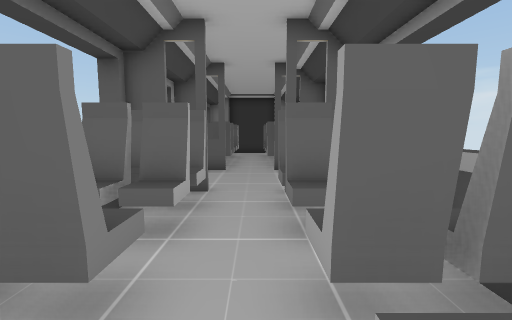
[1] (above)

18 first-person views from a walk through a scene from a Unity 3-D project. The camera is 1.5 m above the floor, tilts 6° down and sees 90° across. The floor is counted in squares, 1 m on a side. Each view is taken from the middle of a square. On the plan, view 1 faces up. The plan holds only what a view shows up to about 13 squares ahead; the rest is blank. The player is left out.

[2]
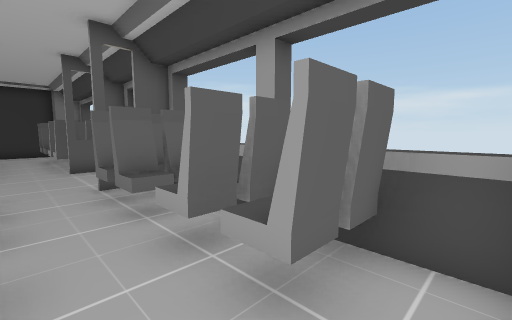

[3]
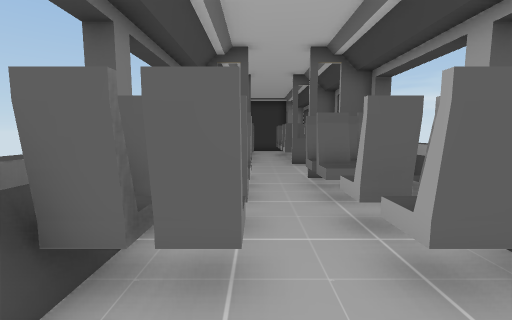

[4]
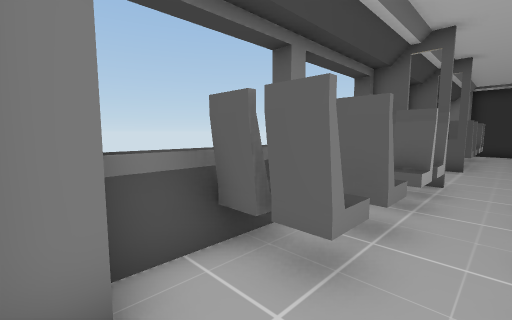

[5]
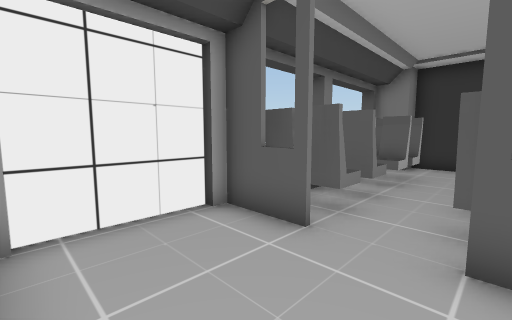

[6]
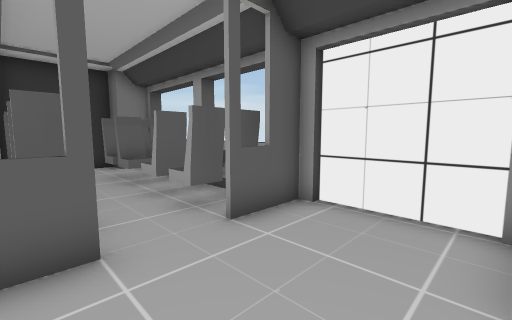

[7]
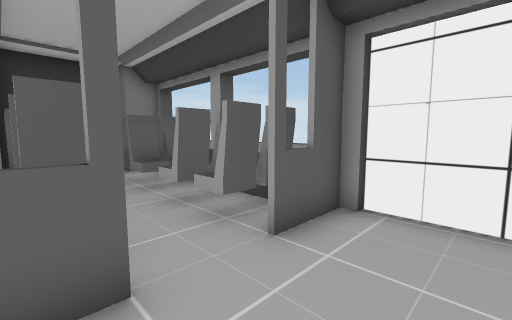

[8]
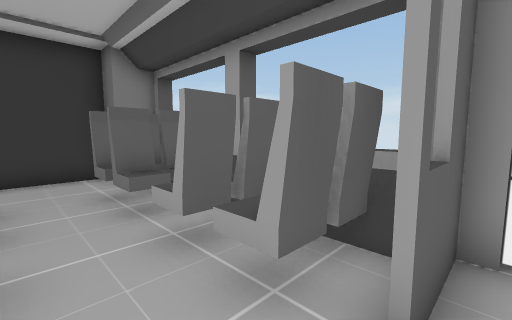

[9]
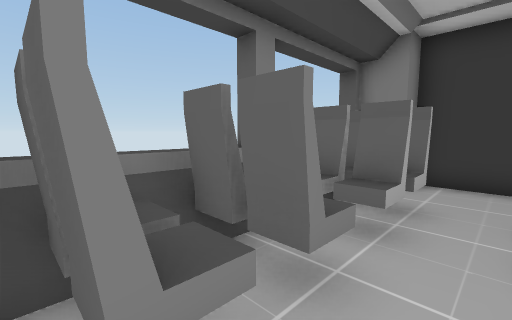

[10]
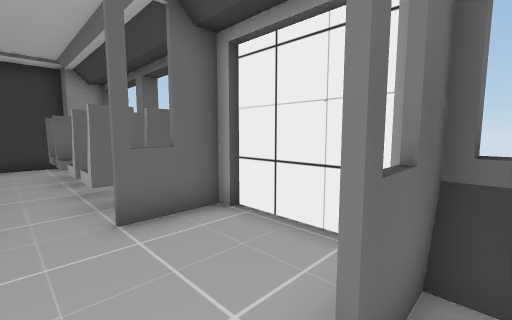

[11]
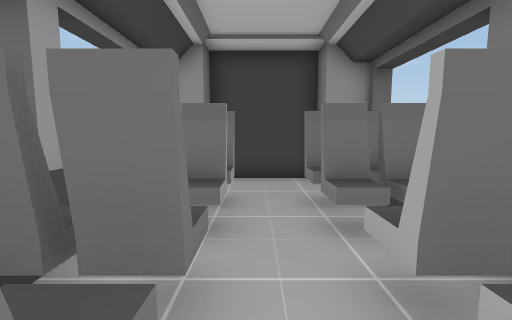

[12]
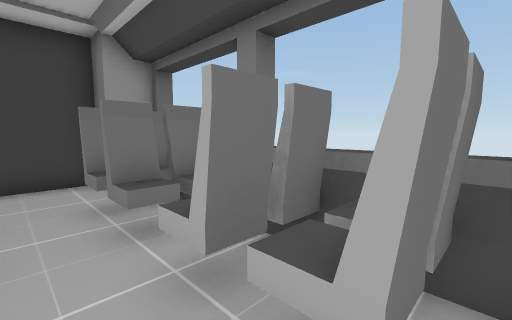

[13]
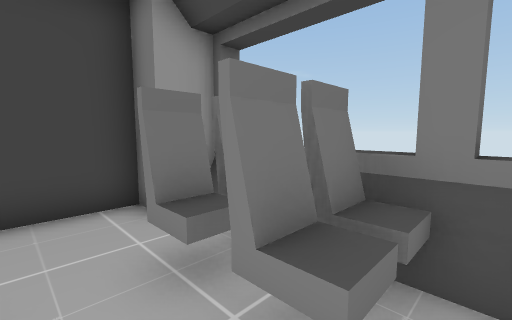

[14]
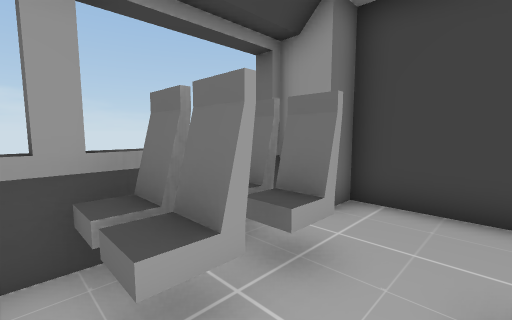

[15]
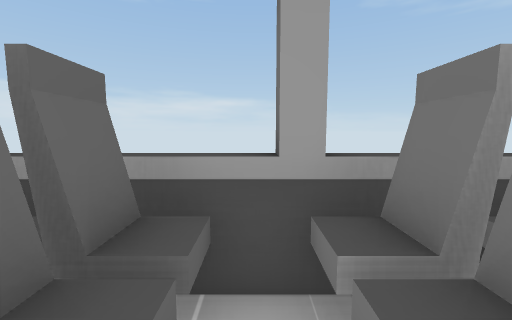

[16]
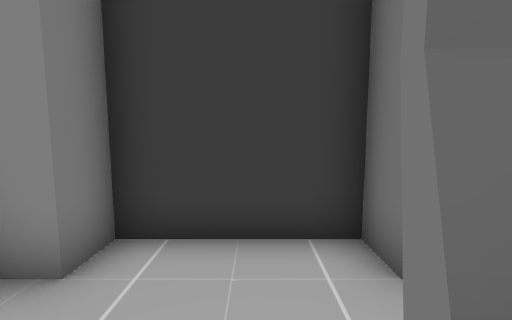

[17]
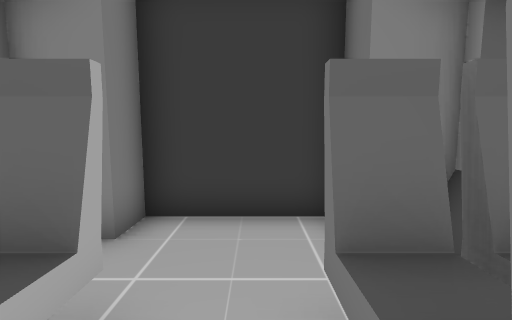

[18]
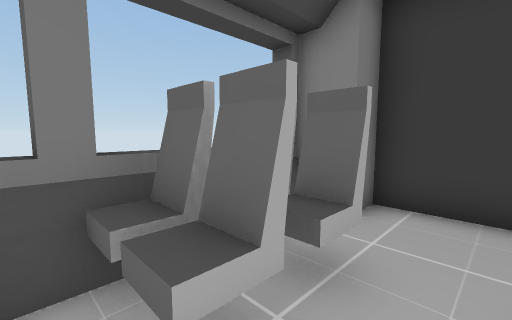

### Floor plan
Key: @ floor where view 1 was taken; # wall or solid block; x gap in a wall; . floor; = window, fence, low wall or low ledge; ^ raised ledge.
Columns run from 4 left of view 1 to 3 right of it. Each row starts with its distance up from view 1.
 20   #####
 19  ##...##
 18  ^.....#
 17  ^x#.#x
 16 ^^^^.^^
 15 ##x^.=x#
 14 #^.....#
 13 ^^^^.^x^
 12 ^^^^.^^^
 11 ####.###
 10 ###..###
  9 #......#
  8 #......#
  7 ##.....#
  6 ####.###
  5 ^^^^.^^^
  4 ^^^^.^x^
  3 #^.....=
  2 ##x^.=x#
  1 ^^^x.^^^
  0 ^#x#@#x^
 -1 #^.....=
 -2  ##...##
 -3   #####

Positions as (right, up) in squares from view 1, and headings:
1: (0, 0), facing up
2: (-1, -1), facing up-right
3: (-1, -2), facing up
4: (0, -2), facing up-left
5: (1, 7), facing up-left
6: (-2, 7), facing up-right
7: (-2, 8), facing up-right
8: (-1, 10), facing up-right
9: (0, 11), facing up-left
10: (0, 11), facing down-left
11: (0, 6), facing down
12: (0, 6), facing down-left
13: (0, 3), facing down-left
14: (-1, 3), facing down-right
15: (0, 3), facing right
16: (0, 16), facing up
17: (0, 15), facing up
18: (0, 14), facing up-left
